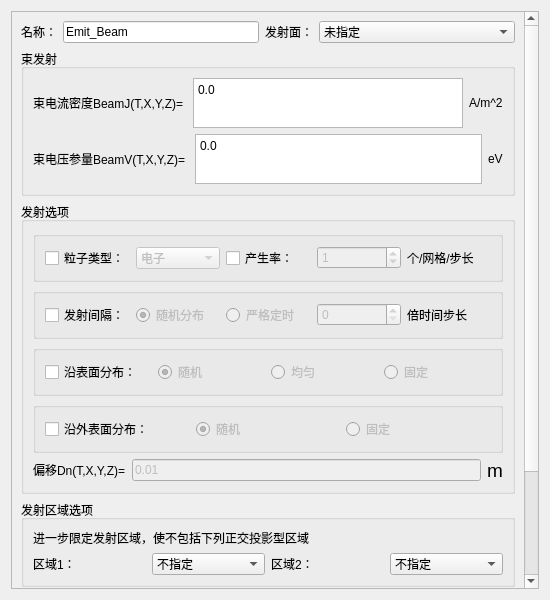
<?xml version="1.0" encoding="UTF-8"?>
<ui version="4.0">
 <class>Dialog_EmbDlg</class>
 <widget class="QDialog" name="Dialog_EmbDlg">
  <property name="windowModality">
   <enum>Qt::ApplicationModal</enum>
  </property>
  <property name="geometry">
   <rect>
    <x>0</x>
    <y>0</y>
    <width>550</width>
    <height>600</height>
   </rect>
  </property>
  <property name="minimumSize">
   <size>
    <width>0</width>
    <height>0</height>
   </size>
  </property>
  <property name="maximumSize">
   <size>
    <width>16777215</width>
    <height>16777215</height>
   </size>
  </property>
  <property name="windowTitle">
   <string>束发射</string>
  </property>
  <property name="modal">
   <bool>true</bool>
  </property>
  <layout class="QGridLayout" name="gridLayout_10">
   <item row="0" column="0">
    <widget class="QScrollArea" name="scrollArea">
     <property name="sizePolicy">
      <sizepolicy hsizetype="Preferred" vsizetype="Preferred">
       <horstretch>0</horstretch>
       <verstretch>0</verstretch>
      </sizepolicy>
     </property>
     <property name="widgetResizable">
      <bool>true</bool>
     </property>
     <widget class="QWidget" name="scrollAreaWidgetContents">
      <property name="geometry">
       <rect>
        <x>0</x>
        <y>0</y>
        <width>513</width>
        <height>719</height>
       </rect>
      </property>
      <layout class="QGridLayout" name="gridLayout_9">
       <item row="0" column="0">
        <layout class="QHBoxLayout" name="horizontalLayout_9">
         <item>
          <widget class="QLabel" name="Label_Name_2">
           <property name="sizePolicy">
            <sizepolicy hsizetype="Fixed" vsizetype="Preferred">
             <horstretch>0</horstretch>
             <verstretch>0</verstretch>
            </sizepolicy>
           </property>
           <property name="text">
            <string>名称：</string>
           </property>
          </widget>
         </item>
         <item>
          <widget class="QLineEdit" name="LineEdit_Name">
           <property name="sizePolicy">
            <sizepolicy hsizetype="Preferred" vsizetype="Fixed">
             <horstretch>0</horstretch>
             <verstretch>0</verstretch>
            </sizepolicy>
           </property>
           <property name="text">
            <string>Emit_Beam</string>
           </property>
          </widget>
         </item>
         <item>
          <widget class="QLabel" name="Label_Shadow_2">
           <property name="sizePolicy">
            <sizepolicy hsizetype="Fixed" vsizetype="Preferred">
             <horstretch>0</horstretch>
             <verstretch>0</verstretch>
            </sizepolicy>
           </property>
           <property name="text">
            <string>发射面：</string>
           </property>
          </widget>
         </item>
         <item>
          <widget class="StyledComboBox" name="ComboBox_Shadow">
           <property name="enabled">
            <bool>true</bool>
           </property>
           <property name="sizePolicy">
            <sizepolicy hsizetype="Preferred" vsizetype="Fixed">
             <horstretch>0</horstretch>
             <verstretch>0</verstretch>
            </sizepolicy>
           </property>
           <property name="maximumSize">
            <size>
             <width>16777215</width>
             <height>16777215</height>
            </size>
           </property>
           <property name="sizeIncrement">
            <size>
             <width>1</width>
             <height>0</height>
            </size>
           </property>
           <property name="editable">
            <bool>false</bool>
           </property>
           <item>
            <property name="text">
             <string>未指定</string>
            </property>
           </item>
          </widget>
         </item>
        </layout>
       </item>
       <item row="1" column="0">
        <spacer name="verticalSpacer">
         <property name="orientation">
          <enum>Qt::Vertical</enum>
         </property>
         <property name="sizeHint" stdset="0">
          <size>
           <width>20</width>
           <height>40</height>
          </size>
         </property>
        </spacer>
       </item>
       <item row="2" column="0">
        <widget class="QGroupBox" name="groupBox">
         <property name="title">
          <string>束发射</string>
         </property>
         <layout class="QGridLayout" name="gridLayout_2">
          <item row="0" column="0">
           <spacer name="verticalSpacer_2">
            <property name="orientation">
             <enum>Qt::Vertical</enum>
            </property>
            <property name="sizeHint" stdset="0">
             <size>
              <width>20</width>
              <height>40</height>
             </size>
            </property>
           </spacer>
          </item>
          <item row="4" column="0">
           <spacer name="verticalSpacer_4">
            <property name="orientation">
             <enum>Qt::Vertical</enum>
            </property>
            <property name="sizeHint" stdset="0">
             <size>
              <width>20</width>
              <height>40</height>
             </size>
            </property>
           </spacer>
          </item>
          <item row="3" column="0">
           <layout class="QHBoxLayout" name="horizontalLayout_7">
            <item>
             <widget class="QLabel" name="label_3">
              <property name="text">
               <string>&lt;html&gt;&lt;head/&gt;&lt;body&gt;&lt;p&gt;束电压参量BeamV(T,X,Y,Z)= &lt;/p&gt;&lt;/body&gt;&lt;/html&gt;</string>
              </property>
             </widget>
            </item>
            <item>
             <widget class="QTextEdit" name="textEdit_BeamV">
              <property name="maximumSize">
               <size>
                <width>16777215</width>
                <height>50</height>
               </size>
              </property>
              <property name="html">
               <string>&lt;!DOCTYPE HTML PUBLIC &quot;-//W3C//DTD HTML 4.0//EN&quot; &quot;http://www.w3.org/TR/REC-html40/strict.dtd&quot;&gt;
&lt;html&gt;&lt;head&gt;&lt;meta name=&quot;qrichtext&quot; content=&quot;1&quot; /&gt;&lt;style type=&quot;text/css&quot;&gt;
p, li { white-space: pre-wrap; }
&lt;/style&gt;&lt;/head&gt;&lt;body style=&quot; font-family:'SimSun'; font-size:9pt; font-weight:400; font-style:normal;&quot;&gt;
&lt;p style=&quot; margin-top:0px; margin-bottom:0px; margin-left:0px; margin-right:0px; -qt-block-indent:0; text-indent:0px;&quot;&gt;0.0&lt;/p&gt;&lt;/body&gt;&lt;/html&gt;</string>
              </property>
             </widget>
            </item>
            <item>
             <widget class="QLabel" name="label_4">
              <property name="text">
               <string>&lt;html&gt;&lt;head/&gt;&lt;body&gt;&lt;p&gt;eV&lt;/p&gt;&lt;/body&gt;&lt;/html&gt;</string>
              </property>
             </widget>
            </item>
           </layout>
          </item>
          <item row="1" column="0">
           <layout class="QHBoxLayout" name="horizontalLayout_6">
            <item>
             <widget class="QLabel" name="label">
              <property name="text">
               <string>&lt;html&gt;&lt;head/&gt;&lt;body&gt;&lt;p&gt;束电流密度BeamJ(T,X,Y,Z)= &lt;/p&gt;&lt;/body&gt;&lt;/html&gt;</string>
              </property>
             </widget>
            </item>
            <item>
             <widget class="QTextEdit" name="textEdit_BeamJ">
              <property name="maximumSize">
               <size>
                <width>16777215</width>
                <height>50</height>
               </size>
              </property>
              <property name="html">
               <string>&lt;!DOCTYPE HTML PUBLIC &quot;-//W3C//DTD HTML 4.0//EN&quot; &quot;http://www.w3.org/TR/REC-html40/strict.dtd&quot;&gt;
&lt;html&gt;&lt;head&gt;&lt;meta name=&quot;qrichtext&quot; content=&quot;1&quot; /&gt;&lt;style type=&quot;text/css&quot;&gt;
p, li { white-space: pre-wrap; }
&lt;/style&gt;&lt;/head&gt;&lt;body style=&quot; font-family:'SimSun'; font-size:9pt; font-weight:400; font-style:normal;&quot;&gt;
&lt;p style=&quot; margin-top:0px; margin-bottom:0px; margin-left:0px; margin-right:0px; -qt-block-indent:0; text-indent:0px;&quot;&gt;0.0&lt;/p&gt;&lt;/body&gt;&lt;/html&gt;</string>
              </property>
             </widget>
            </item>
            <item>
             <widget class="QLabel" name="label_2">
              <property name="text">
               <string>&lt;html&gt;&lt;head/&gt;&lt;body&gt;&lt;p&gt;A/m^2&lt;/p&gt;&lt;/body&gt;&lt;/html&gt;</string>
              </property>
             </widget>
            </item>
           </layout>
          </item>
          <item row="2" column="0">
           <spacer name="verticalSpacer_3">
            <property name="orientation">
             <enum>Qt::Vertical</enum>
            </property>
            <property name="sizeHint" stdset="0">
             <size>
              <width>20</width>
              <height>40</height>
             </size>
            </property>
           </spacer>
          </item>
         </layout>
        </widget>
       </item>
       <item row="3" column="0">
        <widget class="QGroupBox" name="groupBox_2">
         <property name="title">
          <string>发射选项</string>
         </property>
         <layout class="QGridLayout" name="gridLayout_3">
          <item row="4" column="0">
           <layout class="QHBoxLayout" name="horizontalLayout_3">
            <item>
             <widget class="QGroupBox" name="groupBox_6">
              <property name="title">
               <string/>
              </property>
              <property name="flat">
               <bool>true</bool>
              </property>
              <layout class="QGridLayout" name="gridLayout_6">
               <item row="0" column="0">
                <widget class="QCheckBox" name="checkBox_surface">
                 <property name="text">
                  <string>沿表面分布：</string>
                 </property>
                </widget>
               </item>
               <item row="0" column="1">
                <widget class="QRadioButton" name="radioButton_randomm">
                 <property name="enabled">
                  <bool>false</bool>
                 </property>
                 <property name="text">
                  <string>随机</string>
                 </property>
                 <property name="checked">
                  <bool>true</bool>
                 </property>
                </widget>
               </item>
               <item row="0" column="2">
                <widget class="QRadioButton" name="radioButton_uniform">
                 <property name="enabled">
                  <bool>false</bool>
                 </property>
                 <property name="text">
                  <string>均匀</string>
                 </property>
                </widget>
               </item>
               <item row="0" column="3">
                <widget class="QRadioButton" name="radioButton_fixed">
                 <property name="enabled">
                  <bool>false</bool>
                 </property>
                 <property name="text">
                  <string>固定</string>
                 </property>
                </widget>
               </item>
              </layout>
             </widget>
            </item>
           </layout>
          </item>
          <item row="3" column="0">
           <spacer name="verticalSpacer_6">
            <property name="orientation">
             <enum>Qt::Vertical</enum>
            </property>
            <property name="sizeHint" stdset="0">
             <size>
              <width>20</width>
              <height>40</height>
             </size>
            </property>
           </spacer>
          </item>
          <item row="6" column="0">
           <layout class="QHBoxLayout" name="horizontalLayout_4">
            <item>
             <widget class="QGroupBox" name="groupBox_5">
              <property name="title">
               <string/>
              </property>
              <property name="flat">
               <bool>true</bool>
              </property>
              <layout class="QGridLayout" name="gridLayout">
               <item row="0" column="1">
                <widget class="QRadioButton" name="radioButton_randommm">
                 <property name="enabled">
                  <bool>false</bool>
                 </property>
                 <property name="text">
                  <string>随机</string>
                 </property>
                 <property name="checked">
                  <bool>true</bool>
                 </property>
                </widget>
               </item>
               <item row="0" column="2">
                <widget class="QRadioButton" name="radioButton_alongOutsideFixed">
                 <property name="enabled">
                  <bool>false</bool>
                 </property>
                 <property name="text">
                  <string>固定</string>
                 </property>
                </widget>
               </item>
               <item row="0" column="0">
                <widget class="QCheckBox" name="checkBox_outSurface">
                 <property name="text">
                  <string>沿外表面分布：</string>
                 </property>
                </widget>
               </item>
              </layout>
             </widget>
            </item>
           </layout>
          </item>
          <item row="2" column="0">
           <layout class="QHBoxLayout" name="horizontalLayout_2">
            <item>
             <widget class="QGroupBox" name="groupBox_7">
              <property name="title">
               <string/>
              </property>
              <property name="flat">
               <bool>true</bool>
              </property>
              <layout class="QGridLayout" name="gridLayout_7">
               <item row="0" column="2">
                <widget class="QRadioButton" name="radioButton_strictTiming">
                 <property name="enabled">
                  <bool>false</bool>
                 </property>
                 <property name="text">
                  <string>严格定时</string>
                 </property>
                </widget>
               </item>
               <item row="0" column="3">
                <widget class="QSpinBox" name="spinBox_timesStep">
                 <property name="enabled">
                  <bool>false</bool>
                 </property>
                </widget>
               </item>
               <item row="0" column="1">
                <widget class="QRadioButton" name="radioButton_random">
                 <property name="enabled">
                  <bool>false</bool>
                 </property>
                 <property name="text">
                  <string>随机分布</string>
                 </property>
                 <property name="checked">
                  <bool>true</bool>
                 </property>
                </widget>
               </item>
               <item row="0" column="0">
                <widget class="QCheckBox" name="checkBox_transmittingInterval">
                 <property name="text">
                  <string>发射间隔：</string>
                 </property>
                </widget>
               </item>
               <item row="0" column="4">
                <widget class="QLabel" name="label_9">
                 <property name="text">
                  <string>倍时间步长</string>
                 </property>
                </widget>
               </item>
              </layout>
             </widget>
            </item>
           </layout>
          </item>
          <item row="8" column="0">
           <layout class="QHBoxLayout" name="horizontalLayout_5">
            <item>
             <widget class="QLabel" name="label_5">
              <property name="text">
               <string>&lt;html&gt;&lt;head/&gt;&lt;body&gt;&lt;p&gt;偏移Dn(T,X,Y,Z)=&lt;/p&gt;&lt;/body&gt;&lt;/html&gt;</string>
              </property>
             </widget>
            </item>
            <item>
             <widget class="QLineEdit" name="LineEdit_Dn">
              <property name="enabled">
               <bool>false</bool>
              </property>
              <property name="text">
               <string>0.01</string>
              </property>
             </widget>
            </item>
            <item>
             <widget class="QLabel" name="label_8">
              <property name="text">
               <string>&lt;html&gt;&lt;head/&gt;&lt;body&gt;&lt;p&gt;&lt;span style=&quot; font-size:14pt;&quot;&gt;m&lt;/span&gt;&lt;/p&gt;&lt;/body&gt;&lt;/html&gt;</string>
              </property>
             </widget>
            </item>
           </layout>
          </item>
          <item row="5" column="0">
           <spacer name="verticalSpacer_7">
            <property name="orientation">
             <enum>Qt::Vertical</enum>
            </property>
            <property name="sizeHint" stdset="0">
             <size>
              <width>20</width>
              <height>40</height>
             </size>
            </property>
           </spacer>
          </item>
          <item row="1" column="0">
           <spacer name="verticalSpacer_5">
            <property name="orientation">
             <enum>Qt::Vertical</enum>
            </property>
            <property name="sizeHint" stdset="0">
             <size>
              <width>20</width>
              <height>40</height>
             </size>
            </property>
           </spacer>
          </item>
          <item row="7" column="0">
           <spacer name="verticalSpacer_8">
            <property name="orientation">
             <enum>Qt::Vertical</enum>
            </property>
            <property name="sizeHint" stdset="0">
             <size>
              <width>20</width>
              <height>40</height>
             </size>
            </property>
           </spacer>
          </item>
          <item row="0" column="0">
           <layout class="QHBoxLayout" name="horizontalLayout_8">
            <item>
             <widget class="QGroupBox" name="groupBox_8">
              <property name="title">
               <string/>
              </property>
              <property name="flat">
               <bool>true</bool>
              </property>
              <layout class="QGridLayout" name="gridLayout_8">
               <item row="0" column="3">
                <widget class="QSpinBox" name="spinBox_generationRate">
                 <property name="enabled">
                  <bool>false</bool>
                 </property>
                 <property name="value">
                  <number>1</number>
                 </property>
                </widget>
               </item>
               <item row="0" column="1">
                <widget class="StyledComboBox" name="ComboBox_particleType">
                 <property name="enabled">
                  <bool>false</bool>
                 </property>
                 <item>
                  <property name="text">
                   <string>电子</string>
                  </property>
                 </item>
                 <item>
                  <property name="text">
                   <string>质子</string>
                  </property>
                 </item>
                </widget>
               </item>
               <item row="0" column="2">
                <widget class="QCheckBox" name="checkBox_generationRate">
                 <property name="text">
                  <string>产生率：</string>
                 </property>
                </widget>
               </item>
               <item row="0" column="0">
                <widget class="QCheckBox" name="checkBox_particleType">
                 <property name="text">
                  <string>粒子类型：</string>
                 </property>
                </widget>
               </item>
               <item row="0" column="4">
                <widget class="QLabel" name="label_7">
                 <property name="text">
                  <string>个/网格/步长</string>
                 </property>
                </widget>
               </item>
              </layout>
             </widget>
            </item>
           </layout>
          </item>
         </layout>
        </widget>
       </item>
       <item row="4" column="0">
        <spacer name="verticalSpacer_9">
         <property name="orientation">
          <enum>Qt::Vertical</enum>
         </property>
         <property name="sizeHint" stdset="0">
          <size>
           <width>20</width>
           <height>40</height>
          </size>
         </property>
        </spacer>
       </item>
       <item row="5" column="0">
        <widget class="QGroupBox" name="groupBox_3">
         <property name="title">
          <string>发射区域选项</string>
         </property>
         <layout class="QGridLayout" name="gridLayout_4">
          <item row="2" column="0">
           <spacer name="verticalSpacer_11">
            <property name="orientation">
             <enum>Qt::Vertical</enum>
            </property>
            <property name="sizeHint" stdset="0">
             <size>
              <width>20</width>
              <height>40</height>
             </size>
            </property>
           </spacer>
          </item>
          <item row="1" column="0">
           <layout class="QHBoxLayout" name="horizontalLayout_14">
            <item>
             <widget class="QLabel" name="label_16">
              <property name="text">
               <string>&lt;html&gt;&lt;head/&gt;&lt;body&gt;&lt;p&gt;进一步限定发射区域，使不包括下列正交投影型区域&lt;/p&gt;&lt;/body&gt;&lt;/html&gt;</string>
              </property>
             </widget>
            </item>
           </layout>
          </item>
          <item row="3" column="0">
           <layout class="QHBoxLayout" name="horizontalLayout_15">
            <item>
             <widget class="QLabel" name="label_17">
              <property name="text">
               <string>区域1：</string>
              </property>
             </widget>
            </item>
            <item>
             <widget class="StyledComboBox" name="ComboBox_notInclued">
              <property name="sizePolicy">
               <sizepolicy hsizetype="Preferred" vsizetype="Fixed">
                <horstretch>0</horstretch>
                <verstretch>0</verstretch>
               </sizepolicy>
              </property>
              <item>
               <property name="text">
                <string>不指定</string>
               </property>
              </item>
             </widget>
            </item>
            <item>
             <widget class="QLabel" name="label_15">
              <property name="text">
               <string>区域2：</string>
              </property>
             </widget>
            </item>
            <item>
             <widget class="StyledComboBox" name="ComboBox_notIncludedd">
              <item>
               <property name="text">
                <string>不指定</string>
               </property>
              </item>
             </widget>
            </item>
           </layout>
          </item>
          <item row="0" column="0">
           <spacer name="verticalSpacer_12">
            <property name="orientation">
             <enum>Qt::Vertical</enum>
            </property>
            <property name="sizeHint" stdset="0">
             <size>
              <width>20</width>
              <height>40</height>
             </size>
            </property>
           </spacer>
          </item>
         </layout>
        </widget>
       </item>
       <item row="6" column="0">
        <widget class="QGroupBox" name="groupBox_4">
         <property name="title">
          <string>发射区域选项</string>
         </property>
         <layout class="QGridLayout" name="gridLayout_5">
          <item row="0" column="0">
           <spacer name="verticalSpacer_13">
            <property name="orientation">
             <enum>Qt::Vertical</enum>
            </property>
            <property name="sizeHint" stdset="0">
             <size>
              <width>20</width>
              <height>40</height>
             </size>
            </property>
           </spacer>
          </item>
          <item row="2" column="0">
           <spacer name="verticalSpacer_14">
            <property name="orientation">
             <enum>Qt::Vertical</enum>
            </property>
            <property name="sizeHint" stdset="0">
             <size>
              <width>20</width>
              <height>40</height>
             </size>
            </property>
           </spacer>
          </item>
          <item row="1" column="0">
           <layout class="QHBoxLayout" name="horizontalLayout_16">
            <item>
             <widget class="QLabel" name="label_18">
              <property name="text">
               <string>&lt;html&gt;&lt;head/&gt;&lt;body&gt;&lt;p&gt;进一步限定发射区域，使包括下列正交投影型区域&lt;/p&gt;&lt;/body&gt;&lt;/html&gt;</string>
              </property>
             </widget>
            </item>
           </layout>
          </item>
          <item row="3" column="0">
           <layout class="QHBoxLayout" name="horizontalLayout_17">
            <item>
             <widget class="QLabel" name="label_19">
              <property name="text">
               <string>区域1：</string>
              </property>
             </widget>
            </item>
            <item>
             <widget class="StyledComboBox" name="ComboBox_included">
              <item>
               <property name="text">
                <string>不指定</string>
               </property>
              </item>
             </widget>
            </item>
            <item>
             <widget class="QLabel" name="label_20">
              <property name="text">
               <string>区域2：</string>
              </property>
             </widget>
            </item>
            <item>
             <widget class="StyledComboBox" name="ComboBox_includedd">
              <item>
               <property name="text">
                <string>不指定</string>
               </property>
              </item>
             </widget>
            </item>
           </layout>
          </item>
          <item row="4" column="0">
           <spacer name="verticalSpacer_15">
            <property name="orientation">
             <enum>Qt::Vertical</enum>
            </property>
            <property name="sizeHint" stdset="0">
             <size>
              <width>20</width>
              <height>40</height>
             </size>
            </property>
           </spacer>
          </item>
         </layout>
        </widget>
       </item>
       <item row="7" column="0">
        <layout class="QHBoxLayout" name="horizontalLayout_18">
         <item>
          <widget class="QPushButton" name="pb_ok">
           <property name="text">
            <string>确定</string>
           </property>
          </widget>
         </item>
         <item>
          <widget class="QPushButton" name="pb_cancel">
           <property name="text">
            <string>取消</string>
           </property>
          </widget>
         </item>
        </layout>
       </item>
       <item row="8" column="0">
        <spacer name="verticalSpacer_16">
         <property name="orientation">
          <enum>Qt::Vertical</enum>
         </property>
         <property name="sizeHint" stdset="0">
          <size>
           <width>20</width>
           <height>40</height>
          </size>
         </property>
        </spacer>
       </item>
      </layout>
     </widget>
    </widget>
   </item>
  </layout>
 </widget>
 <customwidgets>
  <customwidget>
   <class>StyledComboBox</class>
   <extends>QComboBox</extends>
   <header>StyledComboBox.h</header>
  </customwidget>
 </customwidgets>
 <resources/>
 <connections/>
</ui>
